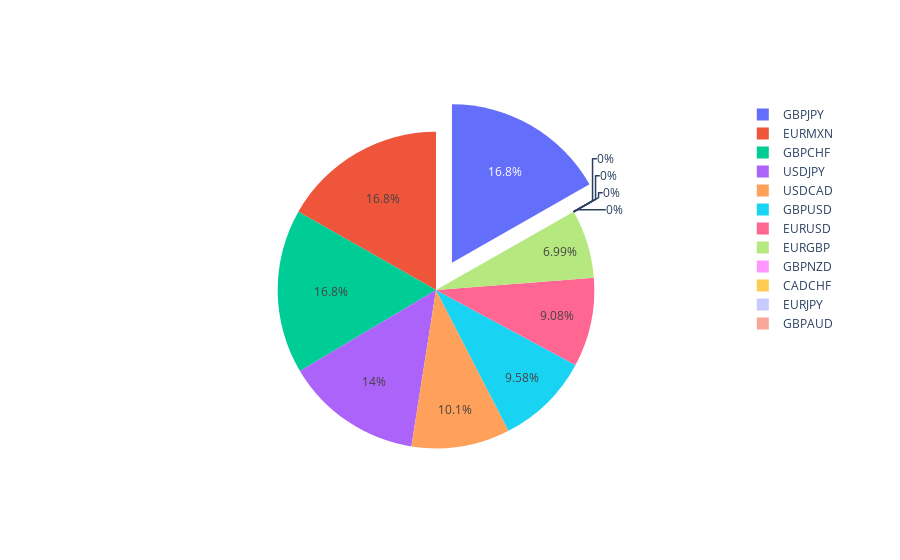

Notebook cell for this chart:
### Markdown cell above
### Pablo

### Code cell
grafica_1(mtp)

### Figure 1 — Plotly figure (JSON) as saved in the notebook; plotly's stock layout.template omitted (floating-point values rounded to 4 significant figures)
{"data": [{"labels": ["EURUSD", "USDJPY", "GBPUSD", "USDCAD", "EURGBP", "GBPNZD", "GBPJPY", "CADCHF", "EURJPY", "EURMXN", "GBPCHF", "GBPAUD"], "pull": [0, 0, 0, 0, 0, 0, 0.2, 0, 0, 0, 0, 0], "type": "pie", "values": [54.17, 83.33, 57.14, 60, 41.67, 0, 100, 0, 0, 100, 100, 0]}], "layout": {}}
